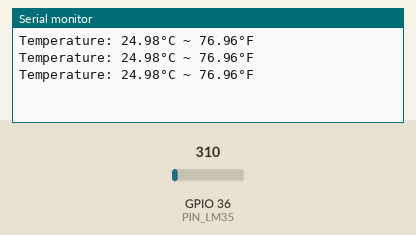
Recording of a sketch running on a simulated ESP32. Parts: the last lines printed to the serial monitor. Inputs (shaded band) come from the test bench; at power-on: GPIO 36 (PIN_LM35) = 310.

Above: at 1.3 s.
1.4 s: GPIO 36 (PIN_LM35) set to 372
At 1.9 s:
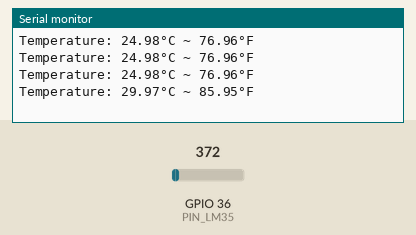
2.9 s: GPIO 36 (PIN_LM35) set to 434
At 3.4 s:
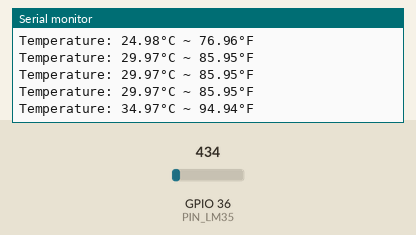
Timing chart, 0 to 5.9 s (numbered marks = the images above; inputs shaded):
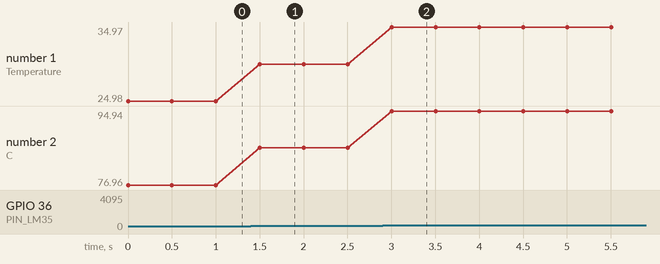

Measured:
- after the input at 1.4 s, the serial monitor: prints a new line after 0.10 s (image 1)
- after the input at 2.9 s, the serial monitor: prints a new line after 0.10 s (image 2)
- plotted number 1: 24.98 → 29.97 after the input at 1.4 s, 29.97 → 34.97 after the input at 2.9 s
- plotted number 2: 76.96 → 85.95 after the input at 1.4 s, 85.95 → 94.94 after the input at 2.9 s

The sketch:

LM35TemperatureSensorTO-92.ino
```cpp
#define ADC_VREF_mV 3300.0 // in millivolt
#define ADC_RESOLUTION 4096.0
#define PIN_LM35 36 // ESP32 pin GPIO36 (ADC0) connected to LM35

void setup() {
  Serial.begin(9600); // initialize serial communication
  analogSetAttenuation(ADC_11db); // set the ADC attenuation to 11 dB (up to ~3.3V input)
}

void loop() {
  int adcVal = analogRead(PIN_LM35); // read the ADC value from the temperature sensor
  float milliVolt = adcVal * (ADC_VREF_mV / ADC_RESOLUTION); // convert the ADC value to voltage in millivolt
  float tempC = milliVolt / 10; // convert the voltage to temperature in °C
  float tempF = tempC * 9 / 5 + 32; // convert the °C to °F

  Serial.print("Temperature: ");
  Serial.print(tempC); // print the temperature in °C
  Serial.print("°C ~ "); // separator between °C and °F
  Serial.print(tempF); // print the temperature in °F
  Serial.println("°F"); // print a new line

  delay(500); // wait for 500ms
}
```
